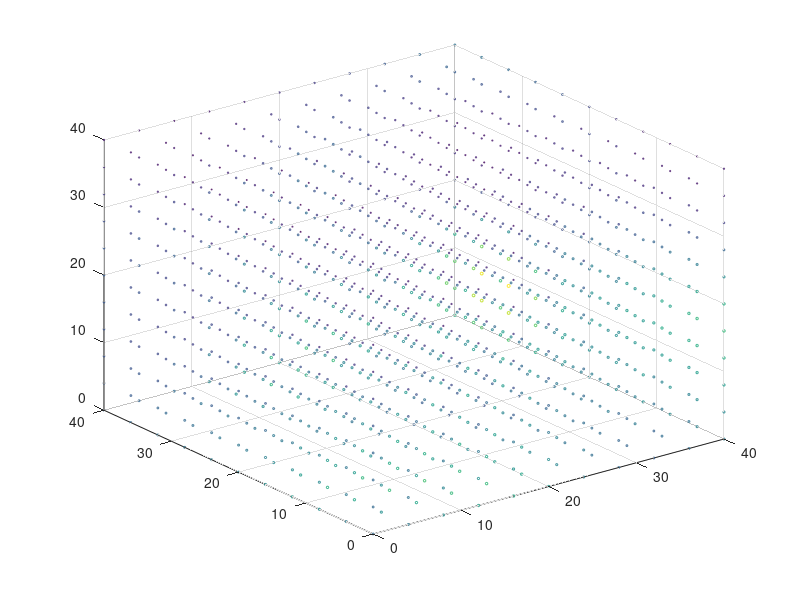

Write the MATLAB code that produced this figure. (Note: this script raises an error after producing the figure.)
function [] = Richard3dPicardSolver_Test()
% Richard3dPicardSolver Test function
% The function focus on fix Dirichlet BC.
%
% Input parameters:
%
% Output parameters:
%
% Examples:
%
% See also: 
% Author:   Wei Xing
% History:  1/06/2017  file created
%           25/07/2017  Document and modification
% 
% Log:
% Version1.0 -the process need further vectorizition and parellel to speed
%             up and save memory.
%            -The way boundary condition are stored and indicated need
%            improvements.
%            -the way coordinate are defined as z,x,y NOT conventional x,y,z (because z
%            is more of interest for Richard's equation) Thus conventional 
%            plotting becomes difficult.

%% Setup
% Spatial setup
% Spatial setup
lengthZ=40;
deltaZ=4;
nZ=lengthZ/deltaZ+1;

lengthX=40;
deltaX=4;
nX=lengthX/deltaX+1;

lengthY=40;
deltaY=4;
nY=lengthY/deltaY+1;

% Temporal setup
lengthT=200;
deltaT=1;
nTime=lengthT/deltaT;

% Iteration solver setup
nMaxIteration=50;
maxIteError=1;

[Z,X,Y] = ndgrid(0:deltaZ:lengthZ,0:deltaX:lengthX,0:deltaY:lengthY);


%% Define Boundary conditions
% Option 1       
% Make nodeIndex matrix. It indicate the sequence nodes are accessed and the type of node.  
%     nodeIndex=zeros(nZ,nX);
%     nodeIndex(2:end-1,2:end-1)=reshape(uint32(1:(nZ-2)*(nX-2)), (nZ-2), (nX-2));    
% 
%     nodeInFieldIndex=find(nodeIndex);
% 
%     %%% 
%     %initial state
%     H_init=zeros(nZ,nX);
%     H_init(2:end-1,2:end-1)=-61.5;
% 
%     %BC
%     % bcLeft=ones(nNodeZ,1)*-20.7;
%     % bcRight=ones(nNodeZ,1)*-61.5;
%     % bcTop=ones(nNodeX,1)*-20.7;
%     % bcBottom=ones(nNodeX,1)*-61.5;
% 
% 
%         % A more interesting setup
%         bcLeft=ones(nZ,1)*-20.7;
%         bcRight=ones(nZ,1)*-20.7;
%         bcTop=ones(nX,1)*-20.7;
%         bcBottom=ones(nX,1)*-24.7;
% 
% 
%     H_init(1,1:end)=bcTop;
%     H_init(end,1:end)=bcBottom;
% 
%     H_init(1:end,1)=bcLeft;
%     H_init(1:end,end)=bcRight;

% Option 2 Neumann BC on sides and Dirichlet conditions on Top and bottom
    nodeIndex=zeros(nZ,nX,nY);
    nodeIndex(2:end-1,1:end,1:end)=reshape(uint32(1:(nZ-2)*nX*nY), (nZ-2),nX,nY);  
    
    nodeInFieldIndex=find(nodeIndex);

    nodeIndex(:,:,1)=-nodeIndex(:,:,1);
    nodeIndex(:,:,end)=-nodeIndex(:,:,end);
    
    nodeIndex(:,1,2:end-1)=-nodeIndex(:,1,2:end-1);
    nodeIndex(:,end,2:end-1)=-nodeIndex(:,end,2:end-1);
    
    
%% Define initial condition
    H_init=ones(nZ,nX,nY)*-61.5;
    H_init(1,:,:)=ones(nX,nY)*-20.7;
    H_init(end,:,:)=ones(nX,nY)*-61.5;
    
    
%% Initilize mesh 
mesh.deltaZ=deltaZ;
mesh.nZ=nZ;
mesh.deltaX=deltaX;
mesh.nX=nX;
mesh.deltaY=deltaY;
mesh.nY=nY;

mesh.nodeIndex=nodeIndex;
mesh.nNode=length(nodeIndex(nodeIndex~=0));
% mesh.nodeInFieldIndex=nodeInFieldIndex;


%% Define for C and K non-linear function
theata_s=0.287;
theata_r=0.075;
alpha=1.611e6;
beta=3.96;

rho=1.175e6;
r=4.74;
% kFromhKs @(h) Ks.*rho./(rho+abs(h).^r);
% K = @(h) Ks.*rho./(rho+abs(h).^r);
K = @(h,Ks) Ks.*rho./(rho+abs(h).^r);

theata    = @(h)  alpha.*(theata_s-theata_r)/(alpha+abs(h).^beta)+theata_r;
theataDif = @(h) -alpha.*(theata_s-theata_r).*-1.*(alpha+abs(h).^beta).^(-2).*abs(h).^(beta-1);


%% Define Permeability field input 
scale=0.0094;        % overall magnitude of the permeability field. decide the changing speed.
lengthScale=100;      %larger number means less stochastic (more correlation as one zooms in the 
                    %field) field. Thus gives smoother result.
nKl=100;             %number of KL baisi/cofficients
                                      
[nAllNode,nDimension]=size([Z(:),X(:),Y(:)]);
% nKl=nAllNode;

%calculate distance matrix
distance = pdist([Z(:),X(:),Y(:)]);
distanceMatrix = squareform(distance);

%calculate covariance matrix
covMatrix=exp(-distanceMatrix./lengthScale);    

% KL decomposition on covariance matrix via SVD/eigen decomposition
[klBasis,klEigenValue,~] = svds(covMatrix,nKl); 


% Generate independent normal samples 
seed=100;
rng(seed);
sample= randn(nKl,1);

%make multivariate Gaussian distributions with samples. zero mean.
%Covariance specified though KL basis.
% Ks=klBasis*sqrt(klEigenValue)*sample;
% Ks=reshape(Ks,nY,nX);
% a log (multi) normal permeability field
% Ks=exp(Ks);

Ks =exp(klBasis*sqrt(klEigenValue)*sample).*scale;

Ks=reshape(Ks,nZ,nX,nY);

%Plot 
bubbleScale=100;
scatter3(X(:),Y(:),Z(:),Ks(:)*bubbleScale,Ks(:)*bubbleScale)


%% MAIN
mesh.H=H_init;       %impose initial condition.
mesh.Ks=Ks;

tic
[hRecord,iteration1] = Richard3dPicardSolver(mesh,nTime,deltaT,nMaxIteration,maxIteError,theataDif,K);
toc

%% Plotting 
% H=mesh.H;

figure(1)
plot(iteration1)
title(sprintf('Iteration at each time step'))

% end time pressure
% figure(2)
% scatter3(X(:),Y(:),Z(:),abs(H(:)),abs(H(:)))
% title('end time pressure')

% figure(1)
% p = patch(isosurface(H,-60));
% isonormals(H,p)
% p.FaceColor = 'red';
% p.EdgeColor = 'none';
% daspect([1 1 1])
% view(3); 
% axis([nX,nY,nZ ])

% preasure head front surface propogation
figure(3)
for t=1:nTime
    clf
    Ht=abs(hRecord(:,:,:,t));
    p=patch(isosurface(Ht,40));
    p.FaceColor = 'red';
    p.EdgeColor = 'none';
    
    p=patch(isosurface(Ht,50));
    p.FaceColor = 'yellow';
    p.EdgeColor = 'none';  

    p=patch(isosurface(Ht,60));
    p.FaceColor = 'blue';
    p.EdgeColor = 'none';  
    
    view(-60,40)
    title(sprintf('pressure front propogation. t=%i',t))
    axis([1,nX,1,nY,1,nZ])
    
    camlight 
    lighting gouraud

    
    drawnow
    frame(t)=getframe;
end

xslice = [nX]; 
yslice = [nY]; 
zslice = [0:nZ/2:nZ];
figure(3)
slice(mesh.H,nX,1:5:nZ,1)


% preasure head propogation in square volume
figure(4)
for t=1:nTime
%     surf(X(:,:,sliceY),Z(:,:,sliceY),TheataRecord(:,:,sliceY,t))
%     shading interp;
%     slice(TheataRecord(:,:,:,t),nX,nY,0:nZ/4:nZ)
    slice(hRecord(:,:,:,t),nX-3,1:5:nZ,1)
    view(-60,40)
    title(sprintf('pressure. t=%i',t))
    drawnow
    frame(t)=getframe;
end

% preasure head propogation in sphere volume
figure(5)
for t=1:4:nTime
    hVector=(hRecord(:,:,:,t)+100)*10;    
%     scatter3(X(:),Y(:),Z(:),(hVector(:)),(Ks(:)*10000),'fill')
    scatter3(X(:),Y(:),Z(:),(hVector(:)),(hVector(:)),'fill')
%     shading interp;
    title(sprintf('pressure. t=%i',t))
    drawnow
    frame(t)=getframe;
    
end
